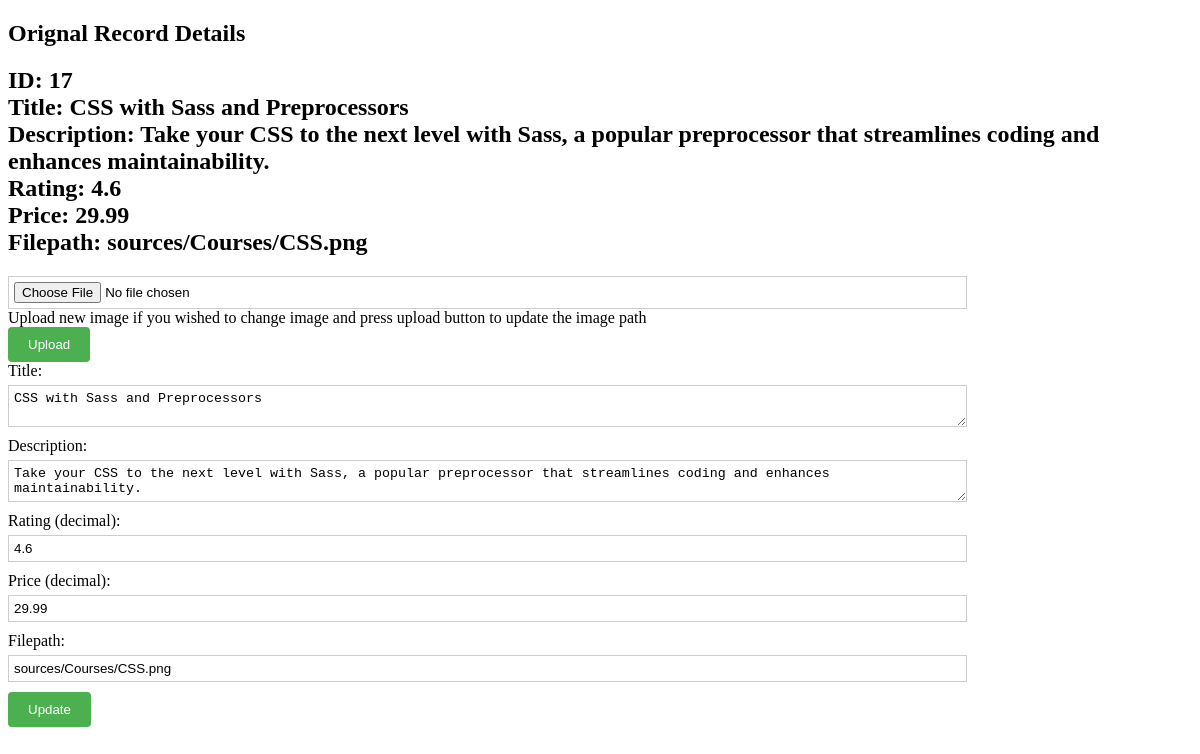
Screenshot of /admin/editDB.php?id=17 with the database file from the repository.
### tables this page shows
CREATE TABLE IF NOT EXISTS `newcourses` (
  `id` int NOT NULL AUTO_INCREMENT,
  `title` varchar(255) NOT NULL,
  `description` text NOT NULL,
  `rating` decimal(2,1) NOT NULL,
  `image_path` text NOT NULL,
  `price` decimal(10,2) NOT NULL,
  `Status` tinyint DEFAULT '1',
  PRIMARY KEY (`id`)
);

### admin/data.php (called while the page is built, shortened)
<?php
require_once("../connection.php");
if (isset($_GET['id'])) {
  $id = $_GET['id'];
  $sql = "SELECT * FROM newcourses WHERE id = ?";
  $stmt = $conn->prepare($sql);
  $stmt->bind_param("i", $id);
  $stmt->execute();
  $result = $stmt->get_result();
  if ($result->num_rows == 1) {
    $record = $result->fetch_assoc();
    return ($record);
  } else {
    echo "Error: Course with ID $id not found.";
  }
} else {
  echo "Error: Missing ID parameter.";
}
?>

### admin/editDB.php (the view, shortened to what this page needs)
<!DOCTYPE html>
<html lang="en">
<head>
</head>
<body>
  <?php
  if (isset($_GET['id'])) {
    $record = include 'data.php';
    echo "<h2>Orignal Record Details</h2> <h2>";
    echo "ID: " . $record['id'] . "<br>";
    echo "Title: " . $record['title'] . "<br>";
    echo "Description: " . $record['description'] . "<br>";
    echo "Rating: " . $record['rating'] . "<br>";
    echo "Price: " . $record['price'] . "<br>";
    echo "Filepath: " . $record['image_path'] . "<br>";
    echo "</h2>";
  } else {
    echo "Error: Invalid record ID.";
    exit;
  }
  ?>
  <form id="upload-form" method="post" enctype="multipart/form-data">
    <input type="file" name="myfile" id="myFile">
    <label>Upload new image if you wished to change image and press upload button to update the image path</label><br>
    <button type="submit">Upload</button>
  </form>
  <form id="detailform" action="submitUpdateDB.php" method="post">
    <div class="form-group">
      <label for="title">Title:</label>
      <textarea id="title" name="title"><?php echo $record['title']; ?></textarea>
    </div>
    <div class="form-group">
      <label for="description">Description:</label>
      <textarea id="description" name="description"><?php echo $record['description']; ?></textarea>
    </div>
    <div class="form-group">
      <label for="rating">Rating (decimal):</label>
      <input type="number" step="0.1" id="rating" name="rating" min="0" max="5"
        value="<?php echo $record['rating']; ?>">
    </div>
    <div class="form-group">
      <label for="price">Price (decimal):</label>
      <input type="number" step="0.01" id="price" name="price" min="0" value="<?php echo $record['price']; ?>">
    </div>
    <div class="form-group">
      <label for="filepath">Filepath:</label>
      <input type="text" id="filepath" name="filepath" value="<?php echo $record['image_path']; ?>">
    </div>
    <button type="submit">Update</button>
  </form>
</body>
</html>

### admin/editDB.php (style rules this page uses)
form { display: block; width: 80%; }
.form-group { display: flex; flex-direction: column; margin-bottom: 10px; }
label { margin-bottom: 5px; }
textarea, input { width: 100%; padding: 5px; border: 1px solid #ccc; }
button { background-color: #4CAF50; color: white; padding: 10px 20px; border: none; border-radius: 4px; cursor: pointer; }

### rows the page displays
newcourses: id "17", title "CSS with Sass and Preprocessors", description "Take your CSS to the next level with Sass, a popular preprocessor that streamlines coding and enhances maintainability.", rating "4.6", price "29.99", image_path "sources/Courses/CSS.png", filepath "sources/Courses/CSS.png"
